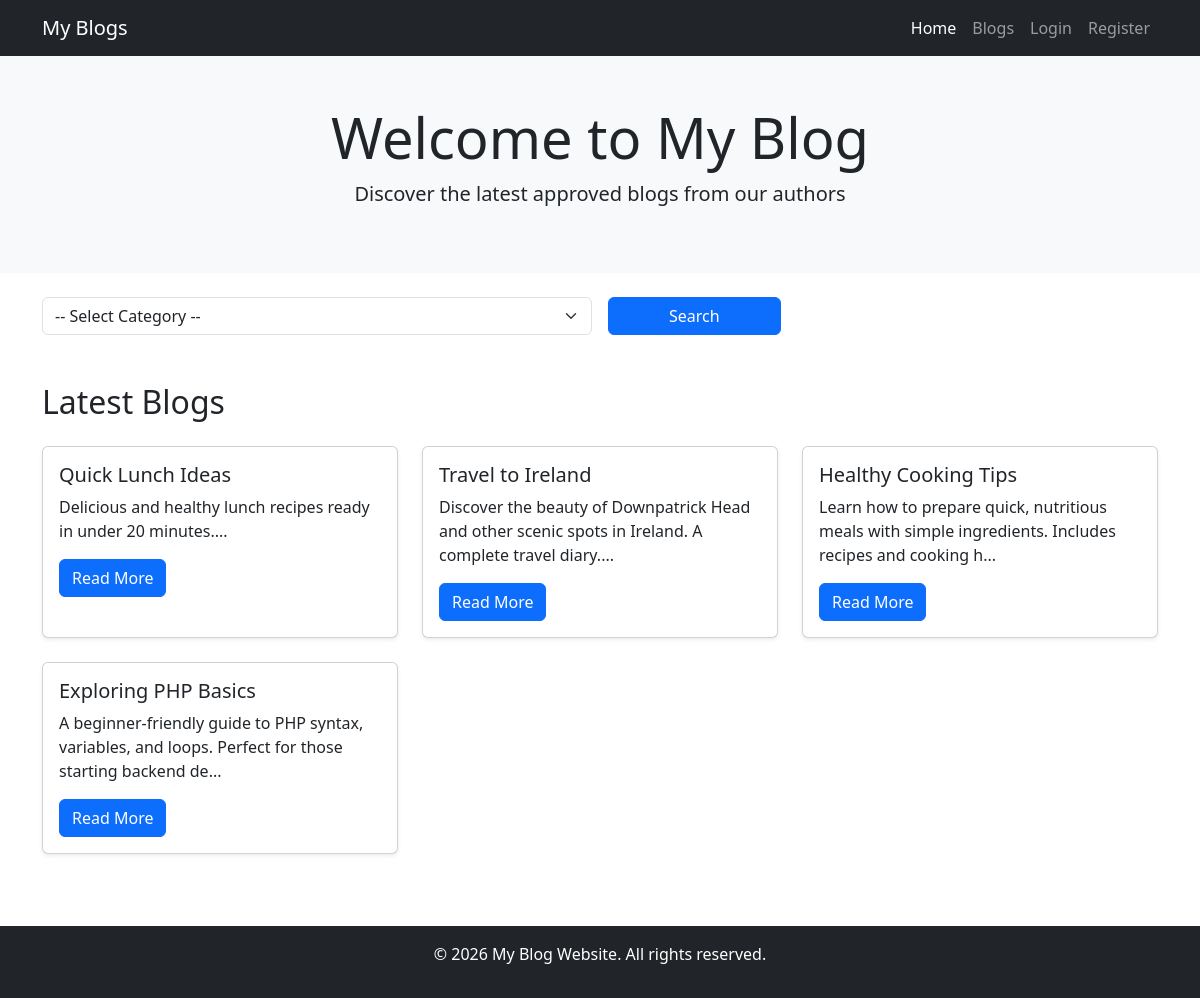
The page / on the database its author committed.
### tables this page shows
CREATE TABLE `blogs` (
  `id` int(11) NOT NULL,
  `user_id` int(11) NOT NULL,
  `category_id` int(11) NOT NULL,
  `title` varchar(255) NOT NULL,
  `slug` varchar(255) NOT NULL,
  `thumbnail` varchar(255) DEFAULT NULL,
  `description` text NOT NULL,
  `status` enum('pending','approved','rejected') DEFAULT 'pending',
  `created_at` timestamp NOT NULL DEFAULT current_timestamp()
);

### index.php (the view, shortened to what this page needs)
<?php
include 'db.php';
?>
<!DOCTYPE html>
<html lang="en">
<head>
  <link href="https://cdn.jsdelivr.net/npm/bootstrap@5.3.2/dist/css/bootstrap.min.css" rel="stylesheet">
</head>
<body>
<nav class="navbar navbar-expand-lg navbar-dark bg-dark">
  <div class="container">
    <a class="navbar-brand" href="index.php">My Blogs</a>
    <div class="collapse navbar-collapse" id="navbarNav">
      <ul class="navbar-nav ms-auto">
        <li class="nav-item"><a class="nav-link active" href="index.php">Home</a></li>
        <li class="nav-item"><a class="nav-link" href="index.php">Blogs</a></li>
        <li class="nav-item"><a class="nav-link" href="login.php">Login</a></li>
        <li class="nav-item"><a class="nav-link" href="registration.php">Register</a></li>
      </ul>
    </div>
  </div>
</nav>
<div class="bg-light p-5 text-center">
  <h1 class="display-4">Welcome to My Blog</h1>
  <p class="lead">Discover the latest approved blogs from our authors</p>
</div>
<div class="container my-4">
  <form method="GET" action="view-blogs.php" class="row g-3">
    <div class="col-md-6">
      <select name="category" class="form-select">
        <option value="">-- Select Category --</option>
      </select>
    </div>
    <div class="col-md-2">
      <button type="submit"class="btn btn-primary w-100">Search</button>
    </div>
  </form>
</div>
<div class="container my-5">
  <h2 class="mb-4">Latest Blogs</h2>
  <div class="row">
    <?php
    $all=$con->prepare ( "SELECT * FROM blogs WHERE status='approved'ORDER BY created_at DESC LIMIT 6");
    $all->execute();
    $alls=$all->fetchall();?>
    <?php foreach($alls as $dat): ?>
    <div class="col-md-4 mb-4">
        <div class="card h-100 shadow-sm">
          <div class="card-body">
            <h5 class="card-title"><?= $dat['title']; ?></h5>
            <p class="card-text"><?= substr($dat['description'], 0, 100); ?>...</p>
            <a href="single-blog.php?id=<?= $dat['id']; ?>" class="btn btn-primary">Read More</a>
          </div>
        </div>
      </div>
      <?php endforeach; ?>
  </div>
</div>
<footer class="bg-dark text-white text-center p-3">
  <p>&copy; <?= date('Y'); ?> My Blog Website. All rights reserved.</p>
</footer>
</body>
</html>

### rows shown on the page
blogs: title "Quick Lunch Ideas", description "Delicious and healthy lunch recipes ready in under 20 minutes."
blogs: title "Travel to Ireland", description "Discover the beauty of Downpatrick Head and other scenic spots in Ireland. A complete travel diary."
blogs: title "Healthy Cooking Tips", description "Learn how to prepare quick, nutritious meals with simple ingredients. Includes recipes and cooking h"
blogs: title "Exploring PHP Basics", description "A beginner-friendly guide to PHP syntax, variables, and loops. Perfect for those starting backend de"
